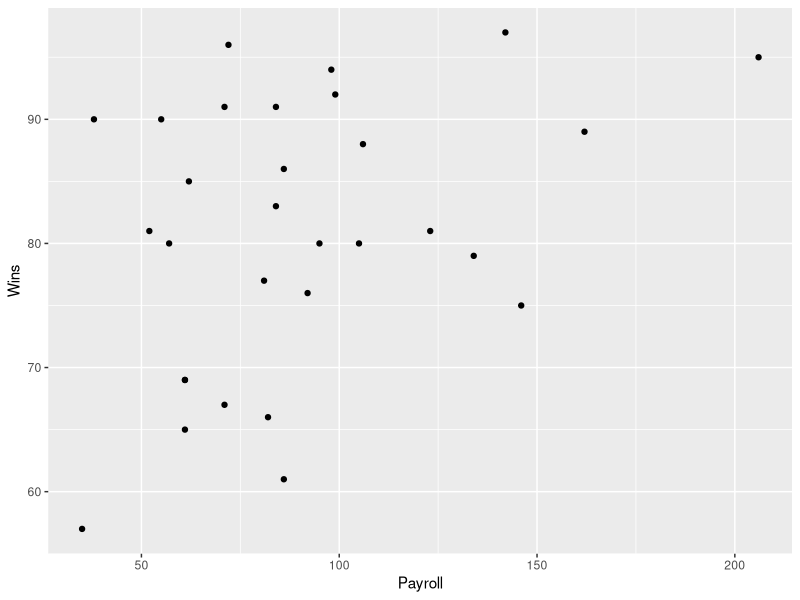
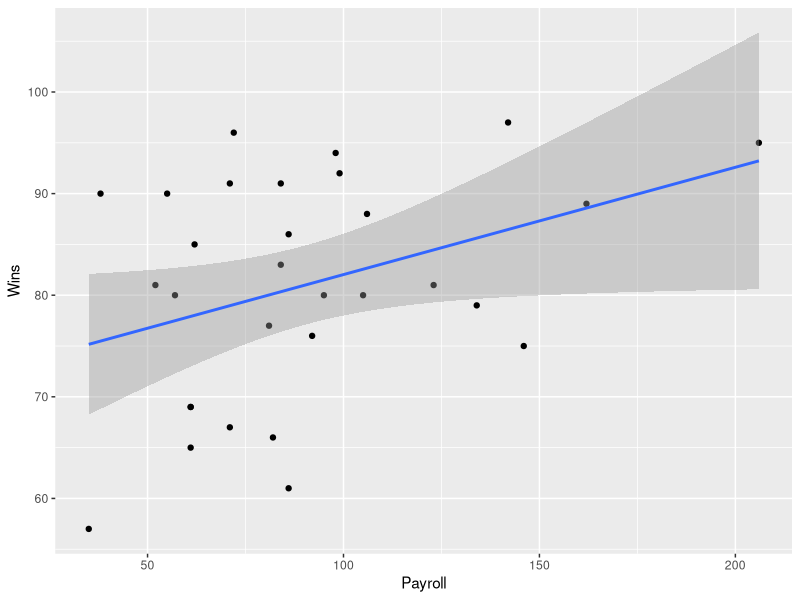

Reproduce these figures in R, in order.
## ---- chunk 1
knitr::opts_chunk$set(echo = TRUE)
## ---- chunk 2
library(readr)
Baseball_Data <- read_csv("unit8data/Baseball_Data.csv")

library(ggplot2)

ggplot(Baseball_Data, aes(x=Payroll, y=Wins)) + geom_point()

# Add the regression line
ggplot(Baseball_Data, aes(x=Payroll, y=Wins)) + 
  geom_point()+
  geom_smooth(method=lm)

cor(Baseball_Data$Payroll,Baseball_Data$Wins)

